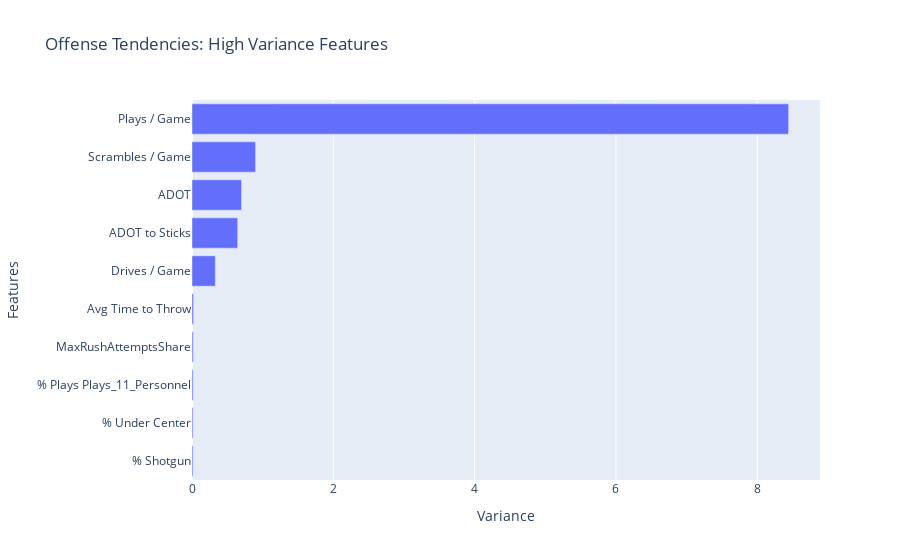
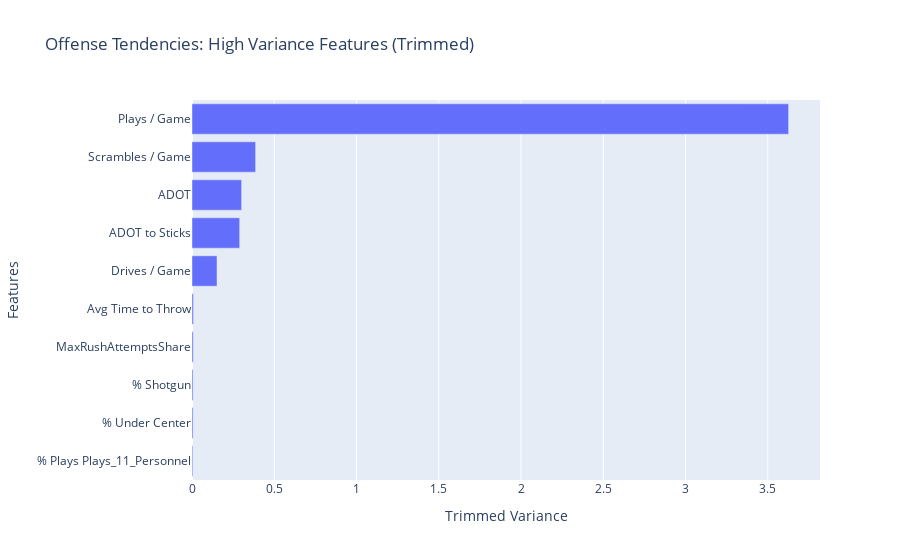

The notebook cell saved with these charts, in order:
### Code cell
''' Variance '''

# Calculate variance, get 10 largest features
top_ten_variance = offense_tendencies[OFFENSE_FEATURES].var().sort_values().tail(10)

# Create horizontal bar chart of `top_ten_var`
fig = px.bar(
    x=top_ten_variance,
    y=top_ten_variance.index,
    title="Offense Tendencies: High Variance Features"
)
fig.update_layout(xaxis_title="Variance", yaxis_title="Features")
fig.show()

# Calculate trimmed variance
top_ten_trim_variance = offense_tendencies[OFFENSE_FEATURES].apply(trimmed_var).sort_values().tail(10)

# Create horizontal bar chart of `top_ten_trim_var`
fig = px.bar(
    x=top_ten_trim_variance,
    y=top_ten_trim_variance.index,
    title="Offense Tendencies: High Variance Features (Trimmed)"
)
fig.update_layout(xaxis_title="Trimmed Variance", yaxis_title="Features")
fig.show()

### Figure 1 — Plotly figure (JSON) as saved in the notebook; plotly's stock layout.template omitted (floating-point values rounded to 4 significant figures)
{"data": [{"hovertemplate": "x=%{x}<br>y=%{y}<extra></extra>", "legendgroup": "", "marker": {"color": "#636efa", "pattern": {"shape": ""}}, "name": "", "orientation": "h", "showlegend": false, "textposition": "auto", "type": "bar", "x": [0.01459, 0.01459, 0.01552, 0.01697, 0.0215, 0.3295, 0.6464, 0.7005, 0.8996, 8.444], "xaxis": "x", "y": ["% Shotgun", "% Under Center", "% Plays Plays_11_Personnel", "MaxRushAttemptsShare", "Avg Time to Throw", "Drives / Game", "ADOT to Sticks", "ADOT", "Scrambles / Game", "Plays / Game"], "yaxis": "y"}], "layout": {"barmode": "relative", "legend": {"tracegroupgap": 0}, "title": {"text": "Offense Tendencies: High Variance Features"}, "xaxis": {"anchor": "y", "domain": [0, 1], "title": {"text": "Variance"}}, "yaxis": {"anchor": "x", "domain": [0, 1], "title": {"text": "Features"}}}}

### Figure 2 — Plotly figure (JSON) as saved in the notebook; plotly's stock layout.template omitted (floating-point values rounded to 4 significant figures)
{"data": [{"hovertemplate": "x=%{x}<br>y=%{y}<extra></extra>", "legendgroup": "", "marker": {"color": "#636efa", "pattern": {"shape": ""}}, "name": "", "orientation": "h", "showlegend": false, "textposition": "auto", "type": "bar", "x": [0.005064, 0.00643, 0.00643, 0.007623, 0.008837, 0.152, 0.2898, 0.3016, 0.3867, 3.627], "xaxis": "x", "y": ["% Plays Plays_11_Personnel", "% Under Center", "% Shotgun", "MaxRushAttemptsShare", "Avg Time to Throw", "Drives / Game", "ADOT to Sticks", "ADOT", "Scrambles / Game", "Plays / Game"], "yaxis": "y"}], "layout": {"barmode": "relative", "legend": {"tracegroupgap": 0}, "title": {"text": "Offense Tendencies: High Variance Features (Trimmed)"}, "xaxis": {"anchor": "y", "domain": [0, 1], "title": {"text": "Trimmed Variance"}}, "yaxis": {"anchor": "x", "domain": [0, 1], "title": {"text": "Features"}}}}
